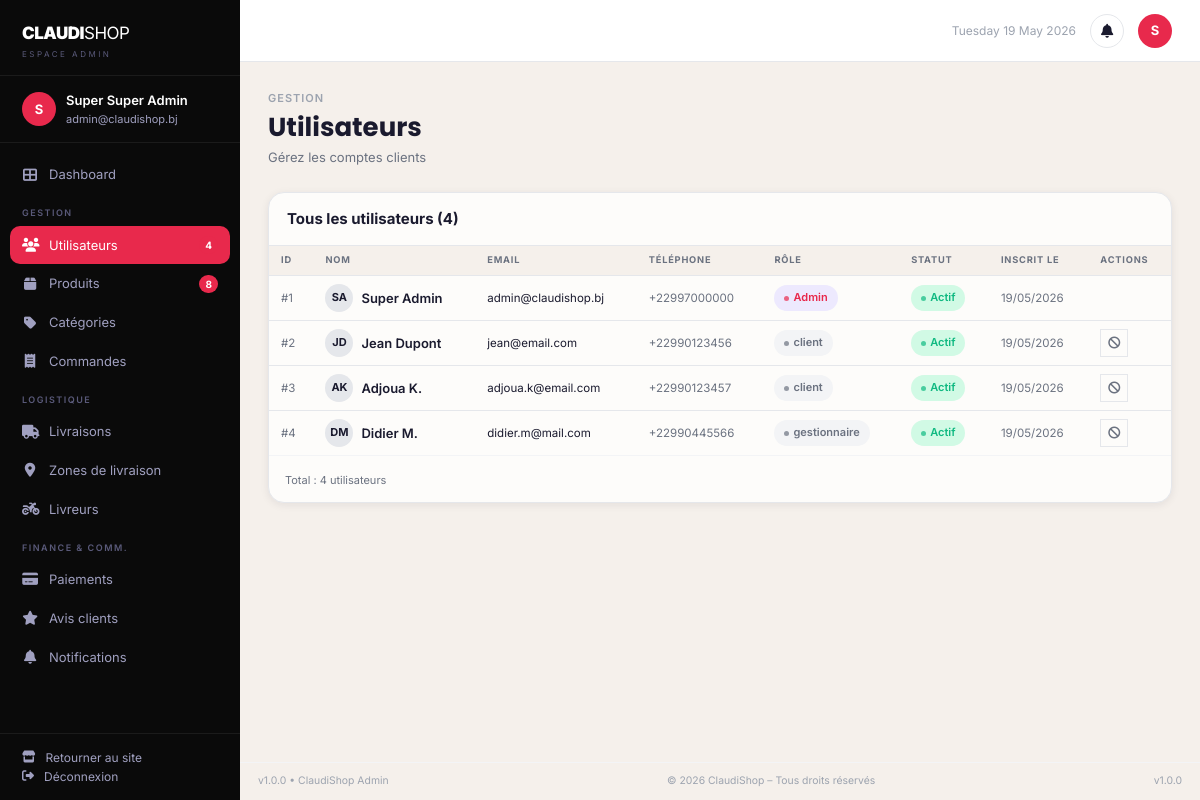
Page /admin/utilisateurs.php (signed in) on the earlier database version.
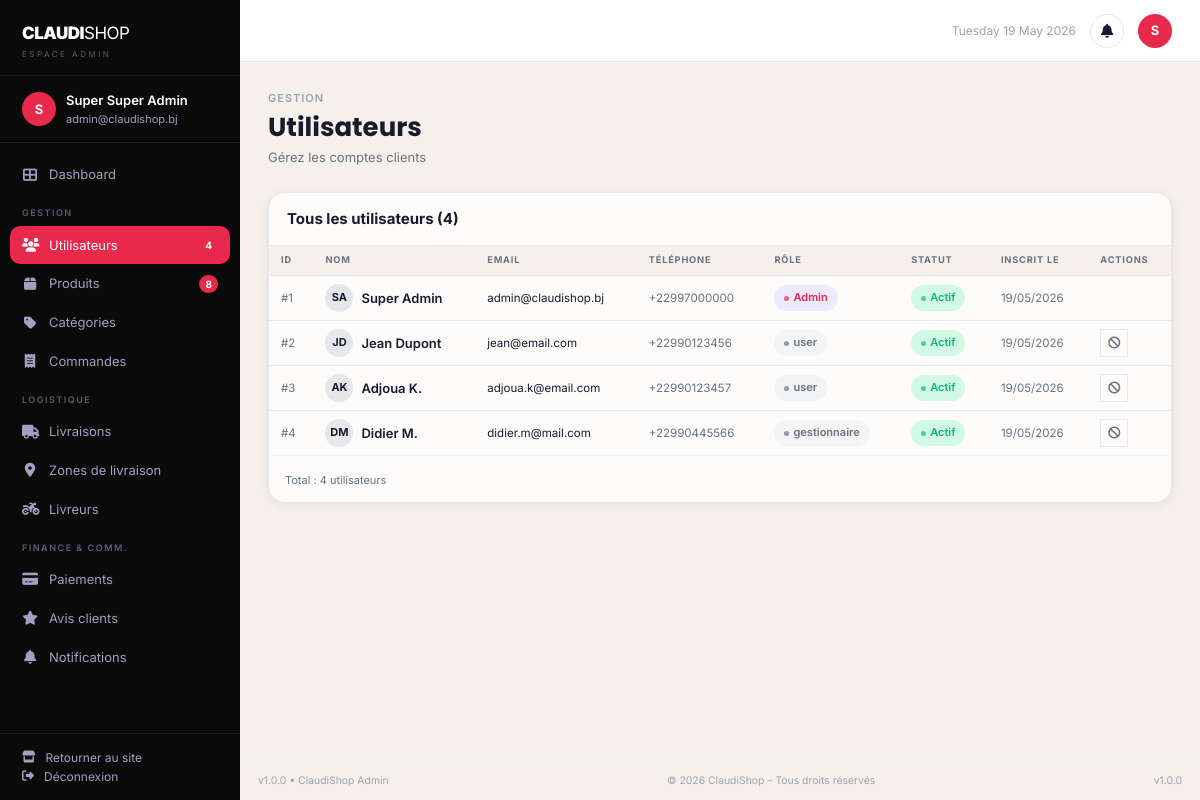
Same page on the later database version.
### tables this page shows
CREATE TABLE `utilisateur` (
  `id`               INT UNSIGNED NOT NULL AUTO_INCREMENT,
  `nom`              VARCHAR(100) NOT NULL,
  `prenom`           VARCHAR(100) NOT NULL,
  `email`            VARCHAR(180) NOT NULL UNIQUE,
  `mot_de_passe`     VARCHAR(255) NOT NULL,
  `telephone`        VARCHAR(20) DEFAULT NULL,
  `role`             ENUM('user','admin','gestionnaire','livreur','support','comptable','logistique') NOT NULL DEFAULT 'user',
  `est_actif`        TINYINT(1) NOT NULL DEFAULT 1,
  `google_id`        VARCHAR(255) DEFAULT NULL UNIQUE,
  `reset_token`      VARCHAR(64) DEFAULT NULL,
  `reset_expire`     DATETIME DEFAULT NULL,
  `derniere_connexion` DATETIME DEFAULT NULL,
  `date_inscription` DATETIME NOT NULL DEFAULT CURRENT_TIMESTAMP,
  `updated_at`       DATETIME NOT NULL DEFAULT CURRENT_TIMESTAMP ON UPDATE CURRENT_TIMESTAMP,
  PRIMARY KEY (`id`),
  KEY `idx_email` (`email`),
  KEY `idx_role` (`role`)
);

### config/config.php (called while the page is built, shortened)
<?php
function securiser($data) {
    return htmlspecialchars(trim($data), ENT_QUOTES, 'UTF-8');
}
function verifierUtilisateurExiste() {
    require_once __DIR__ . '/../config/database.php';
}
function nettoyerInvite() {
    if (empty($_SESSION['user_id']) || empty($_SESSION['guest_converted'])) {
        return;
    }
    require_once __DIR__ . '/../config/database.php';
}

### config/database.php (called while the page is built, shortened)
<?php
class Database {
    private static $instance = null;
    private $pdo;
    private function __construct() {
        $host = 'localhost';
        $dbname = 'claudishop';
        $username = 'root';
        $password = '';
        try {
            $this->pdo = new PDO(
                "mysql:host=$host;dbname=$dbname;charset=utf8mb4",
                $username,
                $password,
                [
                    PDO::ATTR_ERRMODE => PDO::ERRMODE_EXCEPTION,
                    PDO::ATTR_DEFAULT_FETCH_MODE => PDO::FETCH_ASSOC,
                    PDO::ATTR_EMULATE_PREPARES => false
                ]
            );
        } catch (PDOException $e) {
            die("Erreur de connexion à la base de données.");
        }
    }
    public static function getInstance() {
        if (self::$instance === null) {
            self::$instance = new self();
        }
        return self::$instance;
    }
    public function getConnection() {
        return $this->pdo;
    }
}

### classes/Utilisateur.php (called while the page is built, shortened)
<?php
require_once __DIR__ . '/../config/database.php';
class Utilisateur {
    private $db;
    public function __construct() {
        $this->db = Database::getInstance()->getConnection();
    }
    public function getAll() {
        $stmt = $this->db->query("SELECT * FROM utilisateur ORDER BY date_inscription DESC");
        return $stmt->fetchAll();
    }
    public function getNombre() {
        return $this->db->query("SELECT COUNT(*) FROM utilisateur")->fetchColumn();
    }
}

### classes/Produit.php (called while the page is built, shortened)
<?php
require_once __DIR__ . '/../config/database.php';
class Produit {
    private $db;
    public function __construct() {
        $this->db = Database::getInstance()->getConnection();
    }
    public function getNombre() {
        return $this->db->query("SELECT COUNT(*) FROM produit")->fetchColumn();
    }
}

### admin/utilisateurs.php (the view, shortened to what this page needs)
<?php
require_once __DIR__ . '/../config/config.php';
require_once __DIR__ . '/../classes/Utilisateur.php';
$utilisateurObj = new Utilisateur();
$search = isset($_GET['q']) ? securiser($_GET['q']) : '';
if ($search) {
    $utilisateurs = $utilisateurObj->search($search);
    $nbUtilisateurs = count($utilisateurs);
} else {
    $utilisateurs = $utilisateurObj->getAll();
    $nbUtilisateurs = $utilisateurObj->getNombre();
}
require_once __DIR__ . '/../includes/header.php';
$adminPage = 'utilisateurs';
?>
<div class="dashboard-layout">
<?php require_once __DIR__ . '/../includes/admin_sidebar.php'; ?>
<div class="dash-main">
<?php require_once __DIR__ . '/../includes/admin_topbar.php'; ?>
<div class="dash-content">
    <div class="dash-page-header">
        <div class="dash-page-label">Gestion</div>
        <h1 class="dash-page-title">Utilisateurs</h1>
        <p class="dash-page-sub">Gérez les comptes clients</p>
    </div>
    <div class="table-card">
        <div class="table-card-header">
            <span class="table-card-title">Tous les utilisateurs (<?= $nbUtilisateurs ?>)</span>
        </div>
        <table>
            <thead><tr><th>ID</th><th>Nom</th><th>Email</th><th>Téléphone</th><th>Rôle</th><th>Statut</th><th>Inscrit le</th><th>Actions</th></tr></thead>
            <tbody>
            <?php if (empty($utilisateurs)): ?>
            <tr><td colspan="8" style="text-align:center;padding:32px;color:var(--gray-400);">Aucun utilisateur.</td></tr>
            <?php else: foreach ($utilisateurs as $u): ?>
            <tr>
                <td class="text-xs text-muted">#<?= $u['id'] ?></td>
                <td>
                    <div style="display:flex;align-items:center;gap:8px;">
                        <div style="width:28px;height:28px;border-radius:50%;background:var(--gray-200);display:flex;align-items:center;justify-content:center;font-size:11px;font-weight:700;"><?= strtoupper(substr($u['prenom']??'',0,1).substr($u['nom']??'',0,1)) ?></div>
                        <span class="text-sm font-semibold"><?= securiser($u['prenom'].' '.$u['nom']) ?></span>
                    </div>
                </td>
                <td class="text-sm"><?= securiser($u['email']) ?></td>
                <td class="text-sm text-muted"><?= securiser($u['telephone']??'—') ?></td>
                <td><?= $u['role']==='admin'?'<span class="badge badge-primary">Admin</span>':'<span class="badge badge-dark">'.$u['role'].'</span>' ?></td>
                <td><?= $u['est_actif'] ? '<span class="badge badge-success">Actif</span>' : '<span class="badge badge-dark">Inactif</span>' ?></td>
                <td class="text-xs text-muted"><?= date('d/m/Y', strtotime($u['date_inscription'])) ?></td>
                <td>
                    <?php if (intval($u['id']) !== intval($_SESSION['user_id'])): ?>
                    <form method="POST" style="display:inline;" onsubmit="return confirm('<?= $u['est_actif'] ? 'Désactiver' : 'Activer' ?> cet utilisateur ?')">
                        <button type="submit" class="action-btn <?= $u['est_actif'] ? 'danger' : '' ?>" title="<?= $u['est_actif'] ? 'Désactiver' : 'Activer' ?>">
                            <i class="fas <?= $u['est_actif'] ? 'fa-ban' : 'fa-check-circle' ?>"></i>
                        </button>
                    </form>
                    <?php endif; ?>
                </td>
            </tr>
            <?php endforeach; endif; ?>
            </tbody>
        </table>
        <div style="padding:12px 16px;border-top:1px solid var(--gray-100);"><span class="text-xs text-muted">Total : <?= $nbUtilisateurs ?> utilisateurs</span></div>
    </div>
</div>
<div class="dash-footer"><span>v1.0.0 &bull; ClaudiShop Admin</span><span>&copy; <?= date('Y') ?> ClaudiShop &ndash; Tous droits réservés</span><span>v1.0.0</span></div>
</div>
</div>
</body></html>

### includes/header.php (shortened to what this page needs)
<!DOCTYPE html>
<html lang="fr">
<head>
    <link rel="stylesheet" href="https://cdnjs.cloudflare.com/ajax/libs/font-awesome/6.5.1/css/all.min.css">
    <link rel="stylesheet" href="<?= ASSETS_URL ?>/css/style.css?v=3">
</head>
<body>

### includes/admin_sidebar.php (shortened to what this page needs)
<?php
require_once __DIR__ . '/../classes/Utilisateur.php';
require_once __DIR__ . '/../classes/Produit.php';
require_once __DIR__ . '/../classes/Avis.php';
$currentAdminPage = $adminPage ?? '';
$userInitialAdmin = strtoupper(substr($_SESSION['user_prenom'] ?? 'A', 0, 1));
$adminName = securiser(($_SESSION['user_prenom'] ?? '') . ' ' . ($_SESSION['user_nom'] ?? ''));
$adminEmail = securiser($_SESSION['user_email'] ?? 'admin@claudishop.bj');
$_u = new Utilisateur(); $_nbUsers = $_u->getNombre();
$_p = new Produit(); $_nbProduits = $_p->getNombre();
?>
<aside class="dash-sidebar" id="dashSidebar" style="background:#0a0a0a;">
    <div class="dash-sidebar-logo">
        <a href="<?= BASE_URL ?>/index.php" style="text-decoration:none;color:inherit;">
            <div class="dash-logo-text">CLAUDI<span style="font-weight:400;">SHOP</span></div>
        </a>
        <div class="dash-logo-label">Espace Admin</div>
    </div>
    <div class="dash-sidebar-user">
        <div class="dash-user-avatar"><?= $userInitialAdmin ?></div>
        <div>
            <div class="dash-user-name"><?= $adminName ?></div>
            <div class="dash-user-email"><?= $adminEmail ?></div>
        </div>
    </div>
    <nav class="dash-nav">
        <a href="<?= BASE_URL ?>/admin/index.php" class="dash-nav-item <?= $currentAdminPage==='dashboard'?'active':'' ?>">
            <i class="fas fa-th-large"></i> Dashboard
        </a>
        <div class="dash-nav-label">Gestion</div>
        <a href="<?= BASE_URL ?>/admin/utilisateurs.php" class="dash-nav-item <?= $currentAdminPage==='utilisateurs'?'active':'' ?>">
            <i class="fas fa-users"></i> Utilisateurs
            <?php if ($_nbUsers > 0): ?><span class="dash-nav-badge"><?= $_nbUsers ?></span><?php endif; ?>
        </a>
        <a href="<?= BASE_URL ?>/admin/produits.php" class="dash-nav-item <?= $currentAdminPage==='produits'?'active':'' ?>">
            <i class="fas fa-box"></i> Produits
            <?php if ($_nbProduits > 0): ?><span class="dash-nav-badge"><?= $_nbProduits ?></span><?php endif; ?>
        </a>
        <a href="<?= BASE_URL ?>/admin/categories.php" class="dash-nav-item <?= $currentAdminPage==='categories'?'active':'' ?>">
            <i class="fas fa-tag"></i> Catégories
        </a>
        <a href="<?= BASE_URL ?>/admin/commandes.php" class="dash-nav-item <?= $currentAdminPage==='commandes'?'active':'' ?>">
            <i class="fas fa-receipt"></i> Commandes
        </a>
        <div class="dash-nav-label">Logistique</div>
        <a href="<?= BASE_URL ?>/admin/livraisons.php" class="dash-nav-item <?= $currentAdminPage==='livraisons'?'active':'' ?>">
            <i class="fas fa-truck"></i> Livraisons
        </a>
        <a href="<?= BASE_URL ?>/admin/zones.php" class="dash-nav-item <?= $currentAdminPage==='zones'?'active':'' ?>">
            <i class="fas fa-map-marker-alt"></i> Zones de livraison
        </a>
        <a href="<?= BASE_URL ?>/admin/livreurs.php" class="dash-nav-item <?= $currentAdminPage==='livreurs'?'active':'' ?>">
            <i class="fas fa-motorcycle"></i> Livreurs
        </a>
        <div class="dash-nav-label">Finance &amp; Comm.</div>
        <a href="<?= BASE_URL ?>/admin/paiements.php" class="dash-nav-item <?= $currentAdminPage==='paiements'?'active':'' ?>">
            <i class="fas fa-credit-card"></i> Paiements
        </a>
        <a href="<?= BASE_URL ?>/admin/avis.php" class="dash-nav-item <?= $currentAdminPage==='avis'?'active':'' ?>">
            <i class="fas fa-star"></i> Avis clients
        </a>
        <a href="<?= BASE_URL ?>/admin/notifications.php" class="dash-nav-item <?= $currentAdminPage==='notifications'?'active':'' ?>">
            <i class="fas fa-bell"></i> Notifications
        </a>
    </nav>
    <div class="dash-nav-logout">
        <a href="<?= BASE_URL ?>/index.php">
            <i class="fas fa-store"></i> Retourner au site
        </a>
        <a href="<?= BASE_URL ?>/actions/deconnexion.php">
            <i class="fas fa-sign-out-alt"></i> Déconnexion
        </a>
    </div>
</aside>

### includes/admin_topbar.php (shortened to what this page needs)
<?php
$userInitialAdmin2 = strtoupper(substr($_SESSION['user_prenom'] ?? 'A', 0, 1));
?>
<div class="dash-topbar">
    <div class="dash-topbar-date"><?= date('l d F Y', time()) ?></div>
    <a href="<?= BASE_URL ?>/admin/notifications.php" class="dash-topbar-notif" style="text-decoration:none;color:inherit;">
        <i class="fas fa-bell"></i>
    </a>
    <div id="avatar-dropdown-trigger" style="cursor:pointer;position:relative;">
        <div class="dash-topbar-avatar"><?= $userInitialAdmin2 ?></div>
    </div>
</div>

Differences in the rows shown:
changed utilisateur "Jean Dupont": role "client" → "user"
changed utilisateur "Adjoua K.": role "client" → "user"
